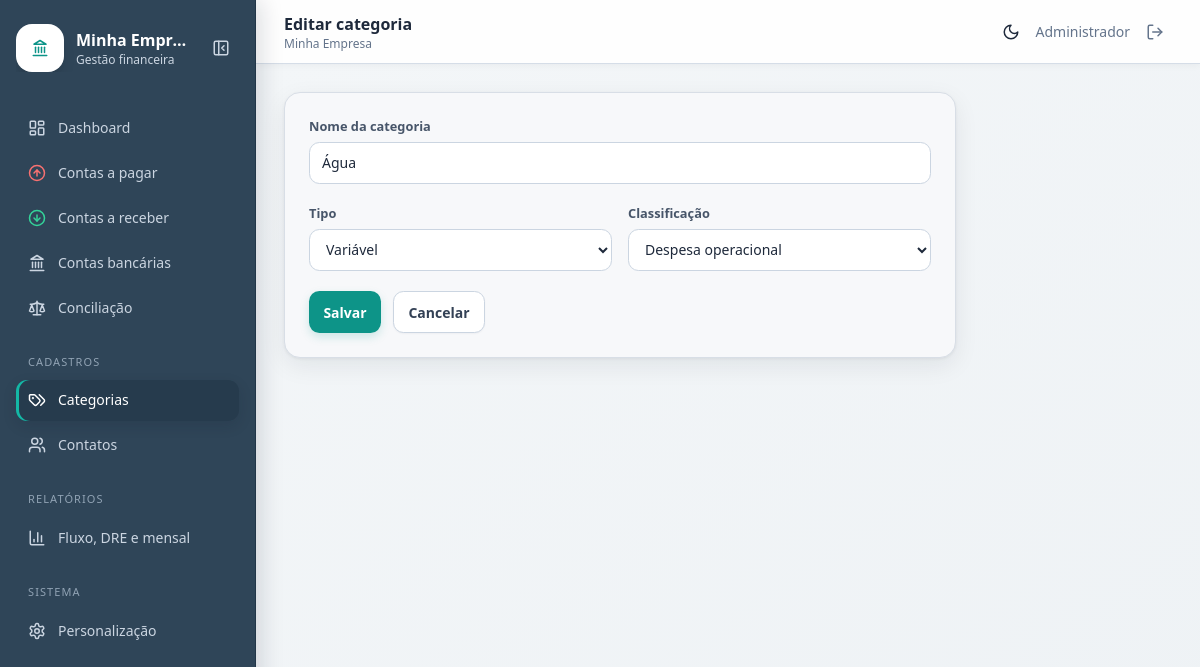
The page /index.php?route=categories/form&id=3 (signed in) on the database its author committed.
### tables this page shows
CREATE TABLE company_settings (
  id TINYINT UNSIGNED PRIMARY KEY,
  company_name VARCHAR(120) NOT NULL,
  logo_data MEDIUMBLOB NULL,
  logo_mime VARCHAR(50) NULL,
  logo_updated_at DATETIME NULL,
  updated_at TIMESTAMP NOT NULL DEFAULT CURRENT_TIMESTAMP ON UPDATE CURRENT_TIMESTAMP
);

CREATE TABLE categories (
  id INT UNSIGNED AUTO_INCREMENT PRIMARY KEY,
  name VARCHAR(120) NOT NULL UNIQUE,
  type ENUM('fixa','variavel') NOT NULL,
  classification ENUM('despesa_operacional','despesa_administrativa','investimento','receita_operacional','receita_nao_operacional','ajuste_saldo') NOT NULL,
  created_at TIMESTAMP DEFAULT CURRENT_TIMESTAMP,
  INDEX idx_category_type (type), INDEX idx_category_class (classification)
);

### controllers/BaseController.php (called while the page is built, shortened)
<?php
abstract class BaseController
{
    protected function render(string $view, array $data = []): void
    {
        extract($data, EXTR_SKIP);
        $pageTitle = $data['pageTitle'] ?? config('app_name');
        require __DIR__ . '/../views/layouts/header.php';
        require __DIR__ . '/../views/' . $view . '.php';
        require __DIR__ . '/../views/layouts/footer.php';
    }
}

### controllers/CategoryController.php (called while the page is built, shortened)
<?php
final class CategoryController extends BaseController
{
    public function form(): void
    {
        $category = ['id' => '', 'name' => '', 'type' => 'fixa', 'classification' => 'despesa_operacional'];
        if ($id = filter_input(INPUT_GET, 'id', FILTER_VALIDATE_INT)) {
            $stmt = db()->prepare('SELECT * FROM categories WHERE id=?'); $stmt->execute([$id]);
            $category = $stmt->fetch() ?: $category;
        }
        $this->render('categories/form', compact('category') + ['pageTitle' => $category['id'] ? 'Editar categoria' : 'Nova categoria']);
    }
}

### index.php (called while the page is built, shortened)
<?php
$config = require __DIR__ . '/config.php';
require __DIR__ . '/db.php';
require __DIR__ . '/helpers.php';
$route = trim((string) ($_GET['route'] ?? 'dashboard'), '/');
$publicRoutes = ['login', 'settings/logo'];
try {
    [$class, $method] = $routes[$route];
    (new $class())->$method();
} catch (Throwable $e) {
    http_response_code(http_response_code() >= 400 ? http_response_code() : 500);
    if (in_array($route, $publicRoutes, true)) exit(e($e->getMessage()));
    $pageTitle = 'Erro';
    require __DIR__ . '/views/layouts/header.php';
    echo '<div class="rounded-xl bg-red-50 p-5 text-red-700">' . e($e->getMessage()) . '</div>';
    require __DIR__ . '/views/layouts/footer.php';
}

### config.php (called while the page is built, shortened)
<?php
return [
    'app_name' => 'Gestão Financeira',
    'company_name' => 'Minha Empresa',
    'company_document' => '00.000.000/0001-00',
    'company_address' => 'Cidade/UF',
    'timezone' => 'America/Sao_Paulo',
    'base_url' => '',
    'db' => [
        'host' => 'dhhsa5ntiphvhzqav2bkkant',
        'port' => '3306',
        'name' => 'financeiro',
        'user' => 'mysql',
        'pass' => 'kVltQX7XzY987YwsxJt7Wf0TU7be9aBcDHU5uVV6xhQeJp5bbtuA1kpNx7UXYzsf',
        'charset' => 'utf8mb4',
    ],
    'upload' => [
        'max_bytes' => 5 * 1024 * 1024,
        'allowed_mimes' => ['application/pdf', 'image/jpeg', 'image/png', 'image/webp'],
    ],
];

### db.php (called while the page is built, shortened)
<?php
function db(): PDO
{
    static $pdo = null;
    if ($pdo instanceof PDO) {
        return $pdo;
    }
    $config = require __DIR__ . '/config.php';
    $db = $config['db'];
    $dsn = sprintf('mysql:host=%s;port=%s;dbname=%s;charset=%s', $db['host'], $db['port'], $db['name'], $db['charset']);
    $pdo = new PDO($dsn, $db['user'], $db['pass'], [
        PDO::ATTR_ERRMODE => PDO::ERRMODE_EXCEPTION,
        PDO::ATTR_DEFAULT_FETCH_MODE => PDO::FETCH_ASSOC,
        PDO::ATTR_EMULATE_PREPARES => false,
    ]);
    return $pdo;
}

### helpers.php (called while the page is built, shortened)
<?php
function config(?string $key = null, mixed $default = null): mixed
{
    static $config;
    $config ??= require __DIR__ . '/config.php';
    $value = $config;
    foreach (explode('.', $key) as $part) {
        $value = $value[$part];
    }
    return $value;
}
function url(string $route = ''): string
{
    $base = rtrim((string) config('base_url', ''), '/');
    return $base . '/index.php' . ($route !== '' ? '?route=' . rawurlencode($route) : '');
}
function asset(string $path): string
{
    $normalizedPath = ltrim($path, '/');
    $url = rtrim((string) config('base_url', ''), '/') . '/assets/' . $normalizedPath;
    $file = __DIR__ . '/assets/' . $normalizedPath;
    if (is_file($file)) {
        $version = substr((string) hash_file('sha256', $file), 0, 12);
        $url .= '?v=' . $version;
    }
    return $url;
}
function e(mixed $value): string
{
    return htmlspecialchars((string) $value, ENT_QUOTES, 'UTF-8');
}
function company_branding(): array
{
    $fallbackName = (string) config('company_name', 'Minha Empresa');
    try {
        $row = db()->query('SELECT company_name,logo_mime,logo_updated_at FROM company_settings WHERE id=1')->fetch();
        $hasLogo = !empty($row['logo_mime']);
        $version = $row['logo_updated_at'] ? strtotime((string) $row['logo_updated_at']) : 0;
        return $branding = [
            'company_name' => (string) ($row['company_name'] ?: $fallbackName),
            'has_logo' => $hasLogo,
            'logo_url' => $hasLogo ? url('settings/logo') . '&v=' . $version : '',
        ];
    } catch (PDOException) {
        return $branding = ['company_name' => $fallbackName, 'has_logo' => false, 'logo_url' => ''];
    }
}

### views/categories/form.php (the view)
<form class="card max-w-2xl space-y-5 p-6" method="post" action="<?=url('categories/save')?>"><?=csrf_field()?><input type="hidden" name="id" value="<?=e($category['id'])?>"><label><span class="label">Nome da categoria</span><input class="field" name="name" value="<?=e($category['name'])?>" required></label><div class="grid gap-4 sm:grid-cols-2"><label><span class="label">Tipo</span><select class="field" name="type"><option value="fixa" <?=$category['type']==='fixa'?'selected':''?>>Fixa</option><option value="variavel" <?=$category['type']==='variavel'?'selected':''?>>Variável</option></select></label><label><span class="label">Classificação</span><select class="field" name="classification"><?php foreach(['despesa_operacional'=>'Despesa operacional','despesa_administrativa'=>'Despesa administrativa','investimento'=>'Investimento','receita_operacional'=>'Receita operacional','receita_nao_operacional'=>'Receita não operacional','ajuste_saldo'=>'Ajuste de saldo bancário'] as $v=>$l):?><option value="<?=$v?>" <?=$category['classification']===$v?'selected':''?>><?=$l?></option><?php endforeach;?></select></label></div><div class="flex gap-3"><button class="btn btn-primary">Salvar</button><a class="btn btn-light" href="<?=url('categories')?>">Cancelar</a></div></form>

### views/layouts/header.php (shortened to what this page needs)
<?php
$current = trim((string) ($_GET['route'] ?? 'dashboard'), '/');
$navClass = fn(string $route): string => str_starts_with($current, $route) ? 'is-active' : '';
$branding = company_branding();
?>
<!doctype html>
<html lang="pt-BR" class="scroll-smooth">
<head>
<script src="https://cdn.tailwindcss.com"></script><script>tailwind.config={darkMode:'class'}</script>
<link rel="stylesheet" href="<?=e(asset('css/app.css'))?>"><link rel="stylesheet" href="<?=e(asset('css/financial-filters.css'))?>"><script src="https://unpkg.com/lucide@0.468.0/dist/umd/lucide.min.js"></script>
</head>
<body class="app-body text-slate-800 dark:bg-slate-950 dark:text-slate-100">
<aside id="sidebar" class="app-sidebar fixed inset-y-0 left-0 z-40 w-64 -translate-x-full overflow-y-auto p-4 transition-transform lg:translate-x-0">
  <div class="sidebar-brand mb-7 flex items-center gap-3 py-2">
    <a class="sidebar-identity flex min-w-0 items-center gap-3" href="<?=url('settings')?>" title="Personalizar empresa">
      <div class="sidebar-logo grid h-12 w-12 shrink-0 place-items-center overflow-hidden rounded-2xl bg-white p-1 text-teal-600 shadow-lg">
        <?php if ($branding['has_logo']): ?>
          <img class="h-full w-full rounded-xl object-contain" src="<?=e($branding['logo_url'])?>" alt="Logotipo de <?=e($branding['company_name'])?>">
        <?php else: ?>
          <i data-lucide="landmark"></i>
        <?php endif; ?>
      </div>
      <div class="sidebar-brand-copy min-w-0"><div class="truncate font-bold text-white"><?=e($branding['company_name'])?></div><div class="text-xs text-slate-300">Gestão financeira</div></div>
    </a>
    <button id="sidebarCollapseBtn" type="button" class="ml-auto hidden h-9 w-9 shrink-0 place-items-center rounded-lg text-slate-300 hover:bg-white/10 hover:text-white lg:grid" title="Recolher ou expandir menu" aria-label="Recolher ou expandir menu"><i data-lucide="panel-left-close"></i></button>
  </div>
  <nav class="space-y-1 text-sm font-medium">
    <a class="nav-link <?=$navClass('dashboard')?>" title="Dashboard" href="<?=url('dashboard')?>"><i data-lucide="layout-dashboard"></i><span class="sidebar-label">Dashboard</span></a>
    <a class="nav-link <?=$navClass('payables')?>" title="Contas a pagar" href="<?=url('payables')?>"><i class="text-red-400" data-lucide="arrow-up-circle"></i><span class="sidebar-label">Contas a pagar</span></a>
    <a class="nav-link <?=$navClass('receivables')?>" title="Contas a receber" href="<?=url('receivables')?>"><i class="text-emerald-400" data-lucide="arrow-down-circle"></i><span class="sidebar-label">Contas a receber</span></a>
    <a class="nav-link <?=$navClass('banks')?>" title="Contas bancárias" href="<?=url('banks')?>"><i data-lucide="landmark"></i><span class="sidebar-label">Contas bancárias</span></a>
    <a class="nav-link <?=$navClass('reconciliation')?>" title="Conciliação" href="<?=url('reconciliation')?>"><i data-lucide="scale"></i><span class="sidebar-label">Conciliação</span></a>
    <div class="sidebar-section px-3 pt-5 pb-1 text-[11px] uppercase tracking-widest">Cadastros</div>
    <a class="nav-link <?=$navClass('categories')?>" title="Categorias" href="<?=url('categories')?>"><i data-lucide="tags"></i><span class="sidebar-label">Categorias</span></a>
    <a class="nav-link <?=$navClass('contacts')?>" title="Contatos" href="<?=url('contacts')?>"><i data-lucide="users"></i><span class="sidebar-label">Contatos</span></a>
    <div class="sidebar-section px-3 pt-5 pb-1 text-[11px] uppercase tracking-widest">Relatórios</div>
    <a class="nav-link <?=$navClass('reports')?>" title="Fluxo, DRE e mensal" href="<?=url('reports')?>"><i data-lucide="bar-chart-3"></i><span class="sidebar-label">Fluxo, DRE e mensal</span></a>
    <div class="sidebar-section px-3 pt-5 pb-1 text-[11px] uppercase tracking-widest">Sistema</div>
    <a class="nav-link <?=$navClass('settings')?>" title="Configurações da empresa" href="<?=url('settings')?>"><i data-lucide="settings"></i><span class="sidebar-label">Personalização</span></a>
  </nav>
</aside>
<div id="appShell" class="min-h-screen lg:pl-64">
<header class="app-header sticky top-0 z-20 flex h-16 items-center justify-between border-b px-4 backdrop-blur sm:px-7">
  <div class="flex items-center gap-3"><div><h1 class="font-semibold"><?=e($pageTitle)?></h1><p class="hidden text-xs text-slate-500 sm:block"><?=e($branding['company_name'])?></p></div></div>
  <div class="flex items-center gap-2"><button id="themeBtn" title="Alternar modo escuro" class="rounded-lg p-2 hover:bg-slate-100 dark:hover:bg-slate-800"><i data-lucide="moon"></i></button><span class="hidden text-sm text-slate-500 sm:inline"><?=e($_SESSION['user_name']??'')?></span><form method="post" action="<?=url('logout')?>"><?=csrf_field()?><button class="rounded-lg p-2 text-slate-500 hover:bg-red-50 hover:text-red-600" title="Sair"><i data-lucide="log-out"></i></button></form></div>
</header>
<main class="app-main p-4 sm:p-7">

### assets/css/app.css (style rules this page uses)
:root { --surface-page:#eef2f5; --surface-card:#f7f8fa; --surface-row:#fff; --surface-row-alt:#f4f6f8; --border-soft:#d8dee6; --sidebar:#2f4558; --sidebar-deep:#263b4d; --sidebar-text:#cbd5e1; }
[data-lucide] { width:18px;height:18px }
.app-body { background:var(--surface-page) }
.app-main { min-height:calc(100vh - 4rem);background:linear-gradient(145deg,#f3f6f8 0%,var(--surface-page) 100%) }
.app-header { border-color:rgb(203 213 225/.8);background:rgb(255 255 255/.9);box-shadow:0 1px 8px rgb(15 23 42/.05) }
.app-sidebar { border-right:1px solid #223648;background:var(--sidebar);color:var(--sidebar-text);box-shadow:5px 0 22px rgb(15 23 42/.14) }
.sidebar-identity { flex:1;overflow:hidden }
.sidebar-section { color:#91a3b4 }
.nav-link { display:flex;align-items:center;gap:.75rem;border-radius:.7rem;padding:.65rem .75rem;color:var(--sidebar-text);transition:background-color .15s,color .15s,box-shadow .15s }
.nav-link.is-active { background:var(--sidebar-deep);color:#fff;box-shadow:inset 3px 0 rgb(20 184 166),0 5px 14px rgb(15 23 42/.13) }
.card { border:1px solid var(--border-soft);background-color:var(--surface-card);border-radius:1rem;box-shadow:0 8px 24px rgb(15 23 42/.075),0 1px 3px rgb(15 23 42/.06) }
.field { width:100%;border:1px solid rgb(203 213 225);border-radius:.65rem;background:#fff;padding:.6rem .75rem;font-size:.875rem;outline:none;transition:border-color .15s,box-shadow .15s,background-color .15s }
.label { display:block;margin-bottom:.35rem;font-size:.8rem;font-weight:600;color:rgb(71 85 105) }
.btn { display:inline-flex;align-items:center;justify-content:center;gap:.45rem;border-radius:.65rem;padding:.6rem .9rem;font-size:.875rem;font-weight:600;transition:background-color .15s,color .15s,border-color .15s,box-shadow .15s,transform .15s }
.btn-primary { background:rgb(13 148 136);color:white;box-shadow:0 4px 10px rgb(13 148 136/.18) }
.btn-light { border:1px solid rgb(203 213 225);background:white;color:rgb(51 65 85);box-shadow:0 1px 2px rgb(15 23 42/.04) }
@media (min-width:1024px) { #sidebar,#appShell { transition:width .2s ease,padding-left .2s ease } }

### rows shown on the page
company_settings: company_name "Minha Empr…", company_name "Minha Empresa"
categories: name "Água", type "Variável", classification "Despesa operacional"

### other values the page prints
$pageTitle "Editar categoria"
$_SESSION['user_name'] "Administrador"
